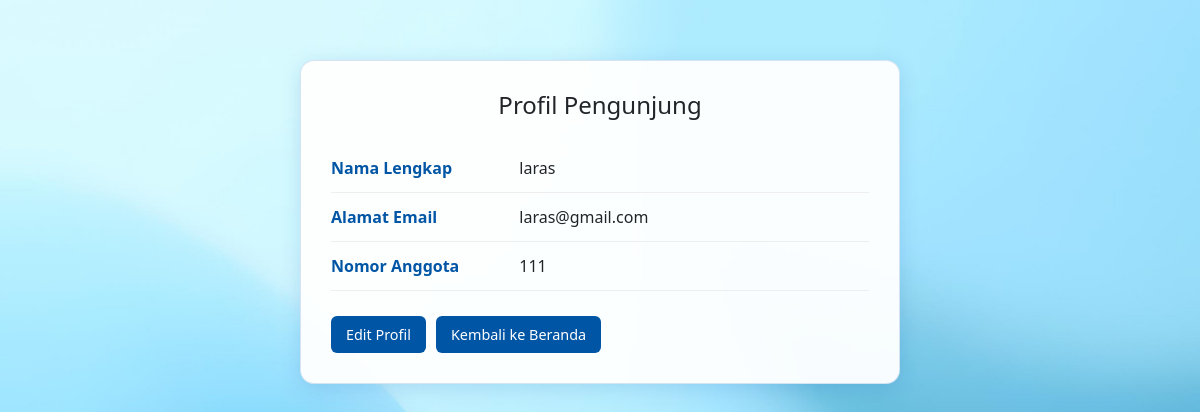
The page /profil/ (signed in) on the database as committed earlier.
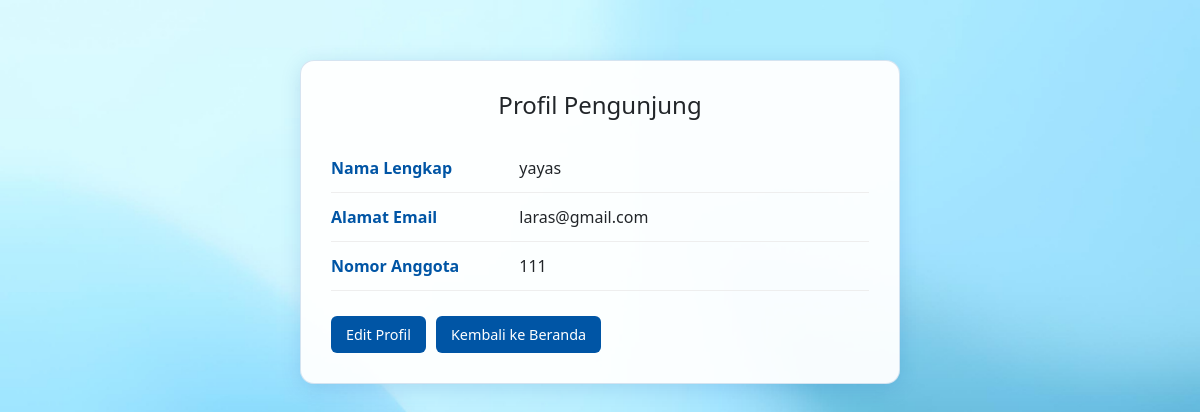
The same page on the database as committed later.
### perpustakaan/models.py (models this page shows, shortened)
class Pengunjung(models.Model):
    nama = models.CharField(max_length=100)
    email = models.EmailField(unique=True)
    password = models.CharField(max_length=128)
    nomor_anggota = models.CharField(max_length=100, unique=True)
    kode_verifikasi = models.CharField(max_length=10, blank=True, null=True)
    is_active = models.BooleanField(default=False)

### perpustakaan/views.py (the view)
# urls.py: path('profil/', views.lihat_profil, name='lihat_profil'),
def lihat_profil(request):
    pengunjung_id = request.session.get('pengunjung_id')
    pengunjung = Pengunjung.objects.get(id=pengunjung_id)
    return render(request, 'pengunjung/lihatProfil.html', {'pengunjung': pengunjung})
    return render(request, 'admin/lihat_profil.html')

### perpustakaan/templates/pengunjung/lihatProfil.html (shortened to what this page needs)
{% load static %}
<!DOCTYPE html>
<html lang="id">
<head>
    <link href="https://cdn.jsdelivr.net/npm/bootstrap@5.3.0/dist/css/bootstrap.min.css" rel="stylesheet">
</head>
<body>
    <div class="container">
        <div class="profile-view-container">
            <h4 class="mb-4 text-center">Profil Pengunjung</h4>
            <table class="profile-table">
                <tr>
                    <td>Nama Lengkap</td>
                    <td>{{ pengunjung.nama }}</td>
                </tr>
                <tr>
                    <td>Alamat Email</td>
                    <td>{{ pengunjung.email }}</td>
                </tr>
                <tr>
                    <td>Nomor Anggota</td>
                    <td>{{ pengunjung.nomor_anggota }}</td>
                </tr>
            </table>
            <div class="action-links">
                <a href="{% url 'edit_profil' %}" class="btn-edit">Edit Profil</a>
                <a href="{% url 'beranda_pengunjung' %}" class="btn-edit">Kembali ke Beranda</a>
            </div>
        </div>
    </div>
</body>
</html>

Rows that differ between the two databases and show on the page:
changed Pengunjung "laras@gmail.com": nama "laras" → "yayas"
